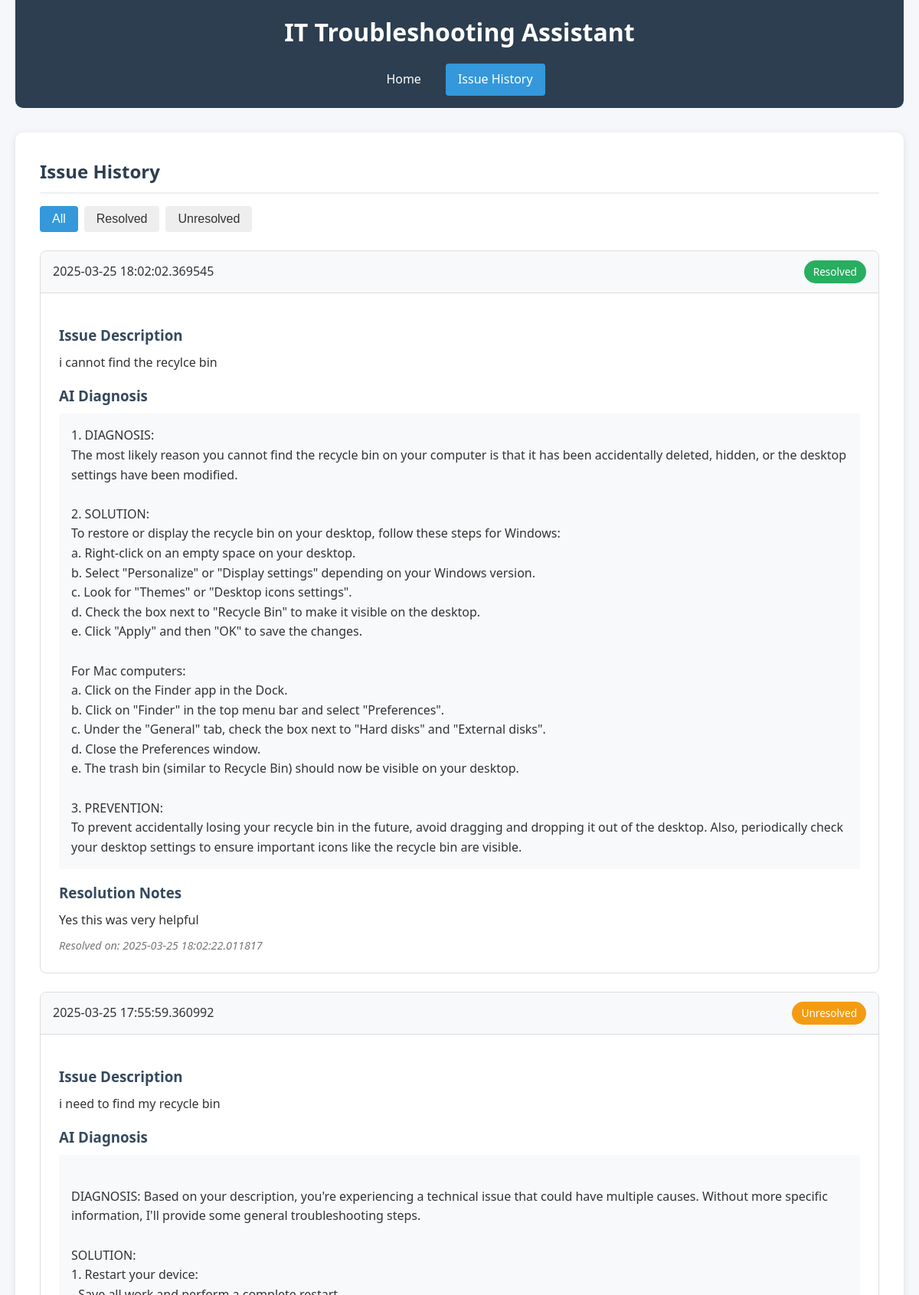
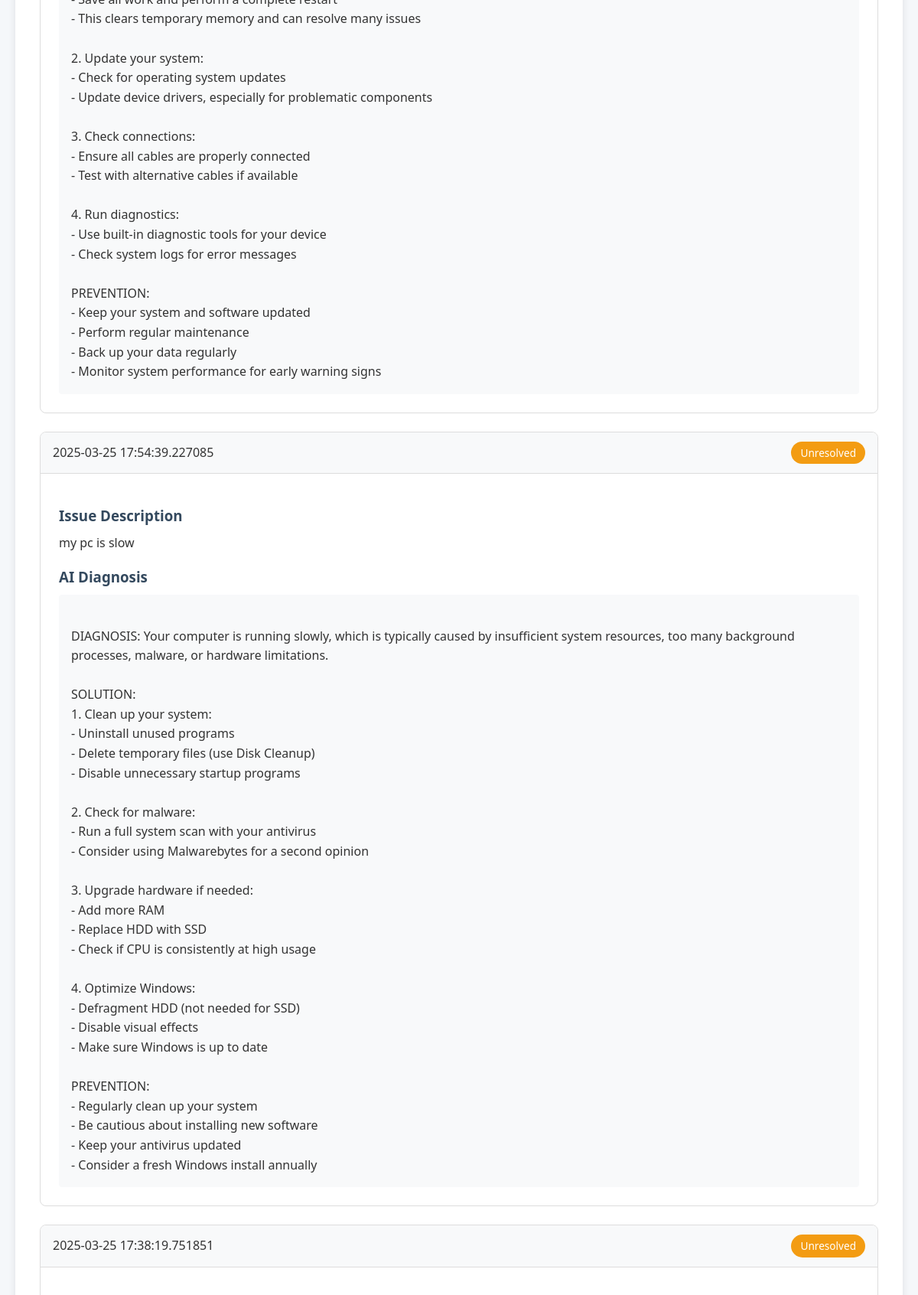
The app's page /history (upper part) with its own data (2 pictures, top to bottom).
### tables this page shows
CREATE TABLE issues (
        id INTEGER PRIMARY KEY AUTOINCREMENT,
        description TEXT NOT NULL,
        diagnosis TEXT NOT NULL,
        resolution TEXT,
        created_at TIMESTAMP NOT NULL,
        resolved_at TIMESTAMP
    );

### app.py (the view)
@app.route('/history')
def history():
    issues = database.get_all_issues()
    return render_template('history.html', issues=issues)

### database.py (called while the page is built)
def get_db_connection():
    conn = sqlite3.connect(DATABASE_NAME)
    conn.row_factory = sqlite3.Row
    return conn

def get_all_issues():
    conn = get_db_connection()
    cursor = conn.cursor()
    cursor.execute('SELECT * FROM issues ORDER BY created_at DESC')
    issues = cursor.fetchall()
    conn.close()
    return issues

### templates/history.html (shortened to what this page needs)
<!DOCTYPE html>
<html lang="en">
<head>
    <link rel="stylesheet" href="{{ url_for('static', filename='css/style.css') }}">
</head>
<body>
    <div class="container">
        <header>
            <h1>IT Troubleshooting Assistant</h1>
            <nav>
                <a href="{{ url_for('index') }}">Home</a>
                <a href="{{ url_for('history') }}" class="active">Issue History</a>
            </nav>
        </header>
        <main>
            <section class="history-section">
                <h2>Issue History</h2>
                {% if issues %}
                    <div class="issue-filters">
                        <button class="filter-btn active" data-filter="all">All</button>
                        <button class="filter-btn" data-filter="resolved">Resolved</button>
                        <button class="filter-btn" data-filter="unresolved">Unresolved</button>
                    </div>
                    <div class="issues-list">
                        {% for issue in issues %}
                            <div class="issue-card {% if issue.resolution %}resolved{% else %}unresolved{% endif %}">
                                <div class="issue-header">
                                    <span class="issue-date">{{ issue.created_at }}</span>
                                    <span class="issue-status {% if issue.resolution %}resolved{% else %}unresolved{% endif %}">
                                        {% if issue.resolution %}Resolved{% else %}Unresolved{% endif %}
                                    </span>
                                </div>
                                <div class="issue-body">
                                    <h3>Issue Description</h3>
                                    <p>{{ issue.description }}</p>
                                    <h3>AI Diagnosis</h3>
                                    <div class="diagnosis-content">{{ issue.diagnosis }}</div>
                                    {% if issue.resolution %}
                                        <h3>Resolution Notes</h3>
                                        <p>{{ issue.resolution }}</p>
                                        <p class="resolved-date">Resolved on: {{ issue.resolved_at }}</p>
                                    {% endif %}
                                </div>
                            </div>
                        {% endfor %}
                    </div>
                {% else %}
                    <p class="no-issues">No issues have been logged yet.</p>
                {% endif %}
            </section>
        </main>
    </div>
</body>
</html>

### static/css/style.css (style rules this page uses)
:root { --primary-color: #2c3e50; --secondary-color: #3498db; --accent-color: #e74c3c; --light-color: #ecf0f1; --dark-color: #34495e; --success-color: #27ae60; --warning-color: #f39c12; }
* { margin: 0; padding: 0; box-sizing: border-box; }
body { font-family: 'Segoe UI', Tahoma, Geneva, Verdana, sans-serif; line-height: 1.6; color: #333; background-color: #f5f7fa; }
.container { max-width: 1200px; margin: 0 auto; padding: 0 20px; }
header { background-color: var(--primary-color); color: white; padding: 1rem 0; margin-bottom: 2rem; border-radius: 0 0 10px 10px; }
header h1 { text-align: center; margin-bottom: 1rem; }
nav { display: flex; justify-content: center; gap: 1rem; }
nav a { color: white; text-decoration: none; padding: 0.5rem 1rem; border-radius: 4px; transition: background-color 0.3s; }
nav a:hover, nav a.active { background-color: var(--secondary-color); }
main { background-color: white; border-radius: 10px; box-shadow: 0 2px 10px rgba(0, 0, 0, 0.1); padding: 2rem; margin-bottom: 2rem; }
section { margin-bottom: 2rem; }
h2 { color: var(--primary-color); margin-bottom: 1rem; border-bottom: 2px solid var(--light-color); padding-bottom: 0.5rem; }
h3 { color: var(--dark-color); margin: 1rem 0 0.5rem; }
button { background-color: var(--secondary-color); color: white; border: none; padding: 0.75rem 1.5rem; border-radius: 4px; cursor: pointer; font-size: 1rem; transition: background-color 0.3s; }
.issue-filters { display: flex; gap: 0.5rem; margin-bottom: 1.5rem; }
.filter-btn { background-color: #eee; color: #333; padding: 0.5rem 1rem; }
.filter-btn.active, .filter-btn:hover { background-color: var(--secondary-color); color: white; }
.issues-list { display: grid; gap: 1.5rem; }
.issue-card { border: 1px solid #ddd; border-radius: 8px; overflow: hidden; }
.issue-header { display: flex; justify-content: space-between; align-items: center; padding: 0.75rem 1rem; background-color: #f8f9fa; border-bottom: 1px solid #ddd; }
.issue-status { padding: 0.25rem 0.75rem; border-radius: 20px; font-size: 0.85rem; font-weight: 500; }
.issue-status.resolved { background-color: var(--success-color); color: white; }
.issue-status.unresolved { background-color: var(--warning-color); color: white; }
.issue-body { padding: 1.5rem; }
.diagnosis-content { background-color: #f8f9fa; padding: 1rem; border-radius: 4px; white-space: pre-line; }
.resolved-date { font-style: italic; color: #777; margin-top: 0.5rem; font-size: 0.9rem; }

### records on screen
issues: created_at "2025-03-25 18:02:02.369545", shows "Resolved", description "i cannot find the recylce bin", diagnosis "1. DIAGNOSIS: The most likely reason you cannot find the recycle bin on your computer is that it has been accidentally deleted, hidden, or the desktop settings have been modified. 2. SOLUTION: To restore or display the recycle bin on your desktop, follow these steps for Windows: a. Right-click on an empty space on your desktop. b. Select \"Personalize\" or \"Display settings\" depending on your Windows version. c. Look for \"Themes\" or \"Desktop icons settings\". d. Check the box next to \"Recycle Bin\" to make it visible on the desktop. e. Click \"Apply\" and then \"OK\" to save the changes. For Mac computers: a. Click on the Finder app in the Dock. b. Click on \"Finder\" in the top menu bar and select…", resolution "Yes this was very helpful", resolved_at "2025-03-25 18:02:22.011817"
issues: created_at "2025-03-25 17:55:59.360992", shows "Unresolved", description "i need to find my recycle bin", diagnosis "DIAGNOSIS: Based on your description, you're experiencing a technical issue that could have multiple causes. Without more specific information, I'll provide some general troubleshooting steps. SOLUTION: 1. Restart your device: - Save all work and perform a complete restart - This clears temporary memory and can resolve many issues 2. Update your system: - Check for operating system updates - Update device drivers, especially for problematic components 3. Check connections: - Ensure all cables are properly connected - Test with alternative cables if available 4. Run diagnostics: - Use built-in diagnostic tools for your device - Check system logs for error messages PREVENTION: - Keep your…"
issues: created_at "2025-03-25 17:54:39.227085", shows "Unresolved", description "my pc is slow", diagnosis "DIAGNOSIS: Your computer is running slowly, which is typically caused by insufficient system resources, too many background processes, malware, or hardware limitations. SOLUTION: 1. Clean up your system: - Uninstall unused programs - Delete temporary files (use Disk Cleanup) - Disable unnecessary startup programs 2. Check for malware: - Run a full system scan with your antivirus - Consider using Malwarebytes for a second opinion 3. Upgrade hardware if needed: - Add more RAM - Replace HDD with SSD - Check if CPU is consistently at high usage 4. Optimize Windows: - Defragment HDD (not needed for SSD) - Disable visual effects - Make sure Windows is up to date PREVENTION: - Regularly clean up…"
issues: created_at "2025-03-25 17:38:19.751851", shows "Unresolved"
